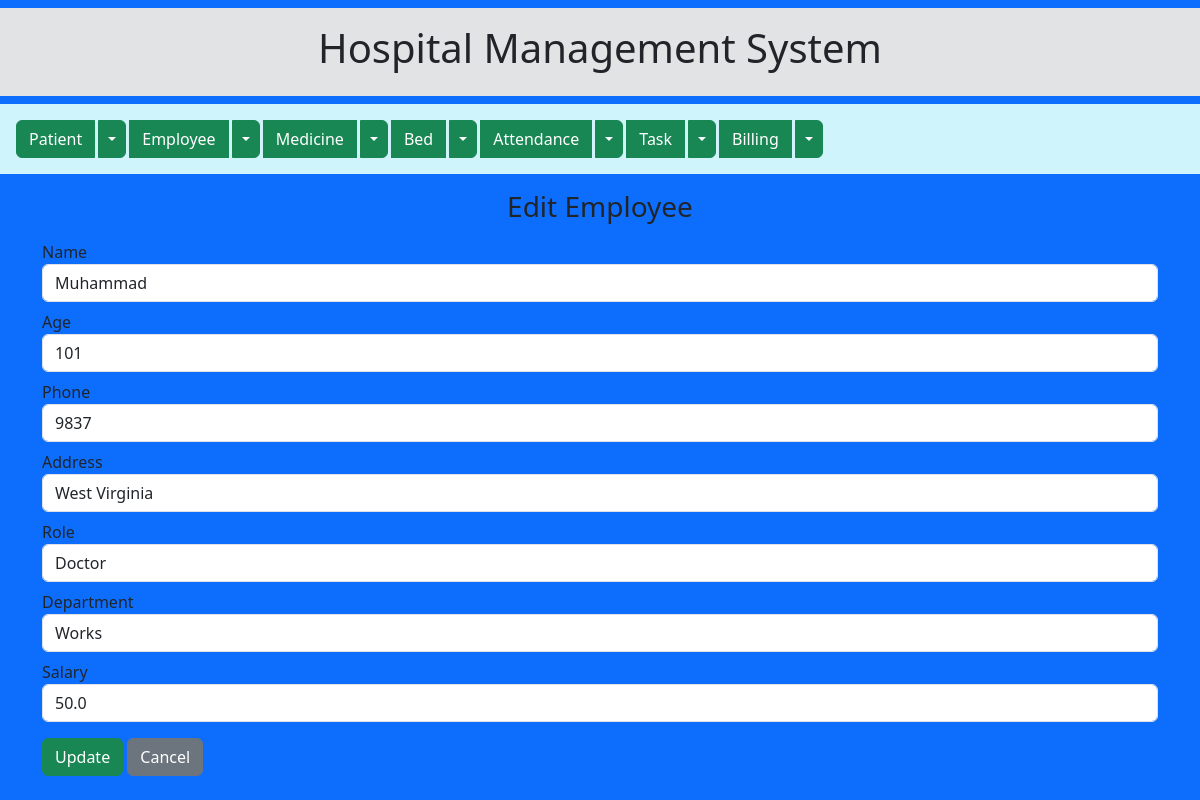
Screenshot of /edit_employee/1 with the database file from the repository.
### models/models_employee.py (models this page shows)
class Employee(db.Model):
    id = db.Column(db.Integer, primary_key=True)
    name = db.Column(db.String(100))
    age = db.Column(db.Integer)
    phone = db.Column(db.String(20))
    address = db.Column(db.String(200))
    role = db.Column(db.String(50))        # Doctor, Nurse, Admin...
    department = db.Column(db.String(100))
    salary = db.Column(db.Float)

### app.py (the view)
@app.route('/edit_employee/<int:id>', methods=['GET', 'POST'])
def edit_employee(id):
    employee = get_employee_by_id(id)
    if request.method == 'POST':
        update_employee_service(id, request.form)
        return redirect(url_for('view_update_employee'))
    return render_template('edit_employee.html', employee=employee)

### services/services_employee.py (called while the page is built)
def get_employee_by_id(id):
    return Employee.query.get(id)

### templates/edit_employee.html
{% extends "base.html" %}
{% block content %}
<h3 class="text-center mt-2">Edit Employee</h3>
<form method="POST" class="mt-3">
    <div class="mb-2"><label>Name</label><input type="text" name="name" class="form-control" value="{{ employee.name }}" required></div>
    <div class="mb-2"><label>Age</label><input type="number" name="age" class="form-control" value="{{ employee.age }}" required></div>
    <div class="mb-2"><label>Phone</label><input type="text" name="phone" class="form-control" value="{{ employee.phone }}" required></div>
    <div class="mb-2"><label>Address</label><input type="text" name="address" class="form-control" value="{{ employee.address }}" required></div>
    <div class="mb-2"><label>Role</label>
        <select name="role" class="form-control">
            {% for r in ['Doctor','Nurse','Admin','Technician'] %}
            <option {% if employee.role == r %}selected{% endif %}>{{ r }}</option>
            {% endfor %}
        </select>
    </div>
    <div class="mb-2"><label>Department</label><input type="text" name="department" class="form-control" value="{{ employee.department }}" required></div>
    <div class="mb-3"><label>Salary</label><input type="number" step="0.01" name="salary" class="form-control" value="{{ employee.salary }}" required></div>
    <button type="submit" class="btn btn-success">Update</button>
    <a href="{{ url_for('view_update_employee') }}" class="btn btn-secondary">Cancel</a>
</form>
{% endblock %}

### rows the page displays
Employee: name "Muhammad", age "101", phone "9837", address "West Virginia", role "Doctor", department "Works", salary "50.0"
